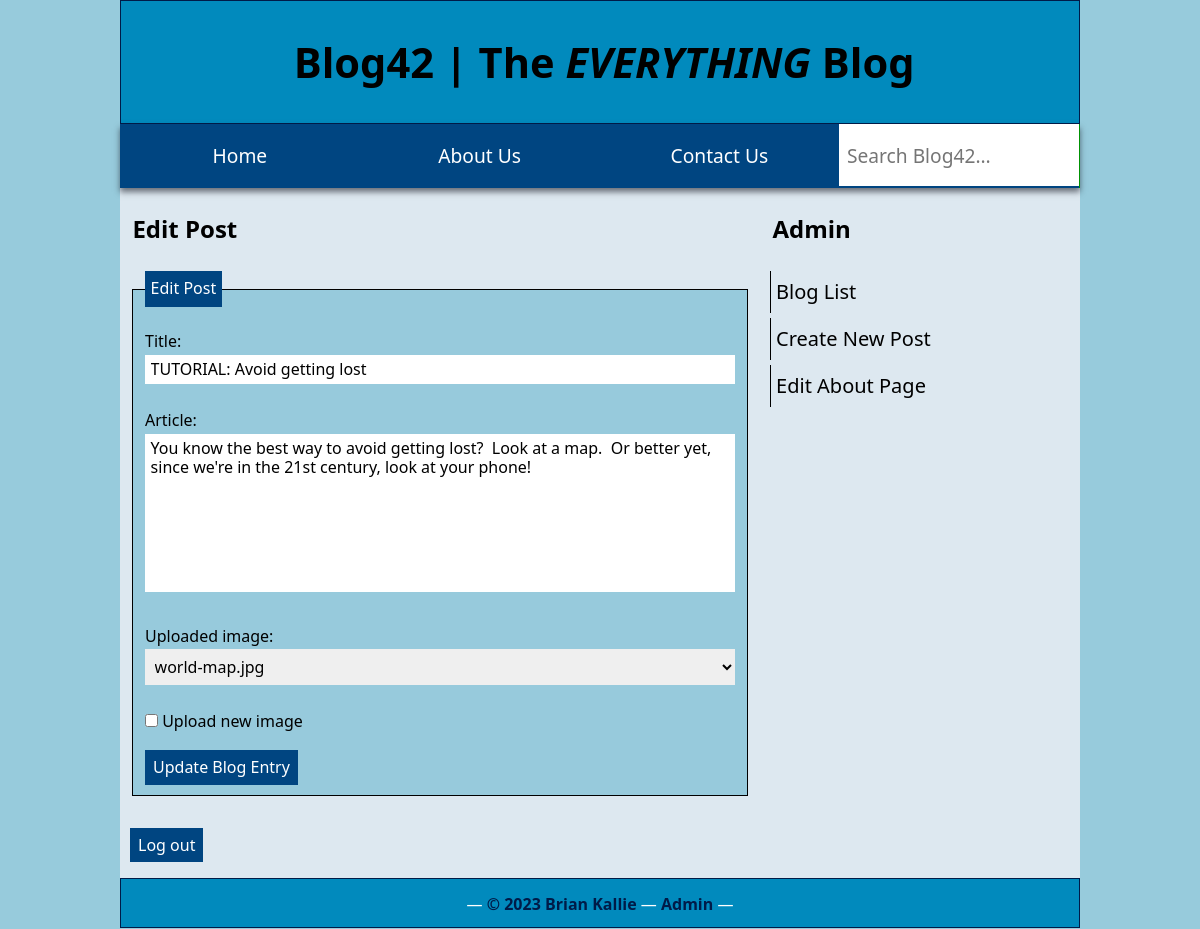
Page /admin/edit.php?article_id=4 (signed in) on the committed database.
### tables this page shows
CREATE TABLE `fp_blog` (
  `article_id` int UNSIGNED NOT NULL,
  `image_id` int UNSIGNED DEFAULT NULL,
  `title` varchar(255) NOT NULL,
  `article` text NOT NULL,
  `updated` timestamp NOT NULL DEFAULT CURRENT_TIMESTAMP ON UPDATE CURRENT_TIMESTAMP,
  `created` timestamp NOT NULL DEFAULT CURRENT_TIMESTAMP
);

CREATE TABLE `fp_images` (
  `image_id` int NOT NULL,
  `filename` text NOT NULL,
  `caption` text NOT NULL
);

### admin/edit.php (the view, shortened to what this page needs)
<?php
$conn = dbConnect('write');
if (isset($_GET['article_id']) && !$_POST) {
    $stmt = $conn->stmt_init();
  $sql = 'SELECT article_id, image_id, title, article
          FROM fp_blog WHERE article_id = ?';
  if ($stmt->prepare($sql)) {
    $stmt->bind_param('i', $_GET['article_id']);
    $stmt->bind_result($article_id, $image_id, $title, $article);
    $OK = $stmt->execute();
  }
}
include("../includes/header.php");
?>
<main>
	<section class="column two-thirds float-left">
		<h2>Edit Post</h2>
		<?php
		if(1 == 0) { ?>
			<p class="error">Invalid request: record does not exist.</p>
		<?php } else { ?>
			<form id="form1" method="post" enctype="multipart/form-data">
				<fieldset>
					<legend>Edit Post</legend>
					<ol>
						<li <?php if(isset($errorTitle)) echo 'class="error"'?>>
							<label for="title">Title:</label>
							<input name="title" type="text" class="widebox" id="title" value="<?php
							if (isset($error)) {
								echo htmlentities($_POST['title'], ENT_COMPAT, 'utf-8');
								} else {
									echo htmlentities($title, ENT_COMPAT, 'utf-8');
								}
								?>">
							</li>
							<li <?php if(isset($errorArticle)) echo 'class="error"'?>>
								<label for="article">Article:</label>
								<textarea name="article" cols="60" rows="8" class="widebox" id="article"><?php
								if (isset($error)) {
									echo htmlentities($_POST['article'], ENT_COMPAT, 'utf-8');
								} else {
									echo htmlentities($article, ENT_COMPAT, 'utf-8');
								}
								?></textarea>
							</li>
							<li>
								<label for="image_id">Uploaded image:</label>
								<select name="image_id" id="image_id">
									<?php
									$getImages = 'SELECT image_id, filename
									FROM fp_images ORDER BY filename';
									$images = $conn->query($getImages);
									while ($row = $images->fetch_assoc()) {
										?>
										<option value="<?php echo $row['image_id']; ?>"
											<?php
											if (isset($_POST['image_id']) && $row['image_id'] == $_POST['image_id']) {
												echo 'selected';
											}
											if (isset($image_id) && $row['image_id'] == $image_id) {
												echo 'selected';
											}
											?>><?php echo $row['filename']; ?></option>
										<?php } ?>
									</select>
								</li>
								<li id="allowUpload">
									<label for="upload_new">
										<input type="checkbox" name="upload_new" id="upload_new">
									Upload new image</label>
								</li>
								<li>
									<input type="submit" name="insert" value="Update Blog Entry">
								</li>
							</ol>
						</fieldset>
					</form>
				<?php } ?>
				<?php include('../includes/logout.php'); ?>
			</section>
<?php
include("../includes/sidebar-admin.php");
?>
		</main>
<?php
include("../includes/footer.php");
?>

### css/screen.css (style rules this page uses)
* { border: none; outline: none; }
ul, ol { list-style: none; padding-left: 0; }
*, *:before, *:after { -moz-box-sizing: border-box; -webkit-box-sizing: border-box; box-sizing: border-box; }
html { font-size: 62.5%; line-height: 1.6; font-family: Segoe, "Segoe UI", "DejaVu Sans", "Trebuchet MS", Verdana, "sans-serif"; }
body { font-size: 1.6em; background-color: #97cbdc; color: #000000; }
.column { margin-bottom: 1rem; padding: 0 0.25rem; }
h2, h3 { color: #000000; padding: 0.1em; }
form { margin: 1em 0; }
form fieldset { border: 1px solid black; background-color: #97cadc; }
form legend { padding: 0.35em; background-color: #004581; color: #ffffff; }
form input[type="text"], input[type="password"], input[type="email"], select, textarea { display: block; width: 100%; padding: 0.35em; margin-bottom: 1em; }
textarea { resize: none; }
form label { margin-top: 0.5em; }
form input[type="submit"] { margin: 1em 1em 0 0; padding: 0.5em; background-color: #004581; color: #ffffff; float: right; }
main form #allowUpload, main form .optional { display: none; }
@media (min-width: 768px) { .column { float: left; margin: 0; padding-left: 1rem; padding-right: 1rem; } }
@media (min-width: 768px) { .column.two-thirds { width: 66.66%; } }
@media (min-width: 768px) { .column.float-left { float: left; } }
@media (min-width: 768px) { form input[type=text], input[type="password"], input[type="email"], input[type="search"], textarea, select { width: 100%; display: inline-block; } }
@media (min-width: 768px) { form label { display: block; min-width: 10em; } }
@media (min-width: 768px) { form input[type="submit"] { float: left; } }

### rows in the picture
fp_blog: title "TUTORIAL: Avoid getting lost", article "You know the best way to avoid getting lost? Look at a map. Or better yet, since we're in the 21st century, look at your phone!", image_id "world-map.jpg"
